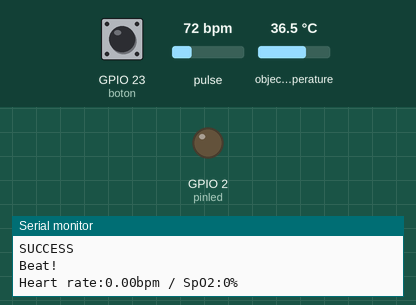
Simulated run of this sketch. Board: ESP32. Shown: output pins drawn as LEDs (lit = HIGH), the last lines printed to the serial monitor. The inputs (shaded band) are chosen by the test bench; at power-on: GPIO 23 (boton) HIGH, pulse 72 bpm, object temperature 36.5 °C.

Above: at 1.2 s.
1.3 s: GPIO 23 (boton) pulled LOW for 0.15 s
At 1.39 s:
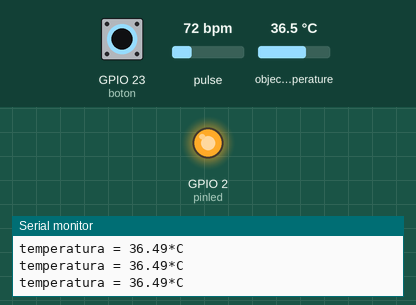
Timing chart, 0 to 4.3 s (numbered marks = the images above; inputs shaded):
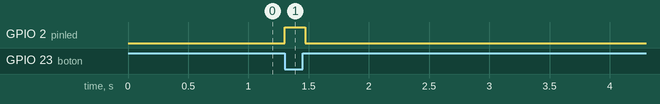

Measured:
- after the input at 1.3 s, GPIO 2 (pinled): LOW → HIGH at once, → LOW 0.17 s later

The sketch:

todo_junto.ino
```cpp
#include <Adafruit_MLX90614.h> //libreria sensor temperatura
#include "MAX30100_PulseOximeter.h" //libreria sensor oximetro
#include <Wire.h>

#define REPORTING_PERIOD_MS     1000

// ASIGNACION DE PINES
const int boton = 23;
const int pinled = 2;
int estaon;
bool lei;
float temp = 0;


//// oximetro

PulseOximeter pox;// intanciamos el oximetro
Adafruit_MLX90614 mlx;
uint32_t tsLastReport = 0;
//// Callback (registered below) fired when a pulse is detected
////
void onBeatDetected()
{
  Serial.println("Beat!");
}


// se instancia el sensor de temperatura

void setup()
{

  Wire.begin(21, 22);
  Serial.begin(9600); //eligo velocidad de comunicacion con el dispocitivo

  pinMode(boton, INPUT);  // CONFIGURAR PINES COMO ENTRADAS
  pinMode(pinled, OUTPUT); // CONFIGURAR PIN DE LED COMO SALIDA


  // Initialize the PulseOximeter instance
  // Failures are generally due to an improper I2C wiring, missing power supply
  // or wrong target chip
  if (!pox.begin()) {
    Serial.println("FAILED");
    for (;;);
  } else {
    Serial.println("SUCCESS");
  }
  mlx = Adafruit_MLX90614();
  mlx.begin(); // prende el sensor de temperatura

  // The default current for the IR LED is 50mA and it could be changed
  //   by uncommenting the following line. Check MAX30100_Registers.h for all the
  //   available options.
  // pox.setIRLedCurrent(MAX30100_LED_CURR_7_6MA);

  // Register a callback for the beat detection
  pox.setOnBeatDetectedCallback(onBeatDetected);
}


void loop()
{
  lei = false;
  estaon = digitalRead(boton);

  // ejecuto oximetro

  pox.update();
  if (millis() - tsLastReport > REPORTING_PERIOD_MS) {
    Serial.print("Heart rate:");
    Serial.print(pox.getHeartRate());
    Serial.print("bpm / SpO2:");
    Serial.print(pox.getSpO2());
    Serial.println("%");
    //
    tsLastReport = millis();
  }
  //si apreta boton ejecuto
  if (estaon == LOW) {

    while (digitalRead(boton) == LOW) {
      digitalWrite(pinled, HIGH); //prende el led
      Serial.print("temperatura = ");
      Serial.print(mlx.readObjectTempC());//leo temperatura
      Serial.println("*C");
      Serial.println();
      if (temp < mlx.readObjectTempC()) {  //tomo la temperatura mas alta registrada
        temp = mlx.readObjectTempC();
      }
    }
    digitalWrite(pinled, LOW);//apaga el led
    Serial.println(temp); //imprimo en consola la temperatura tomada

    Serial.println(); //se deja una linea en la consola
delay(10000);
  }
  temp = 0;
}
```
